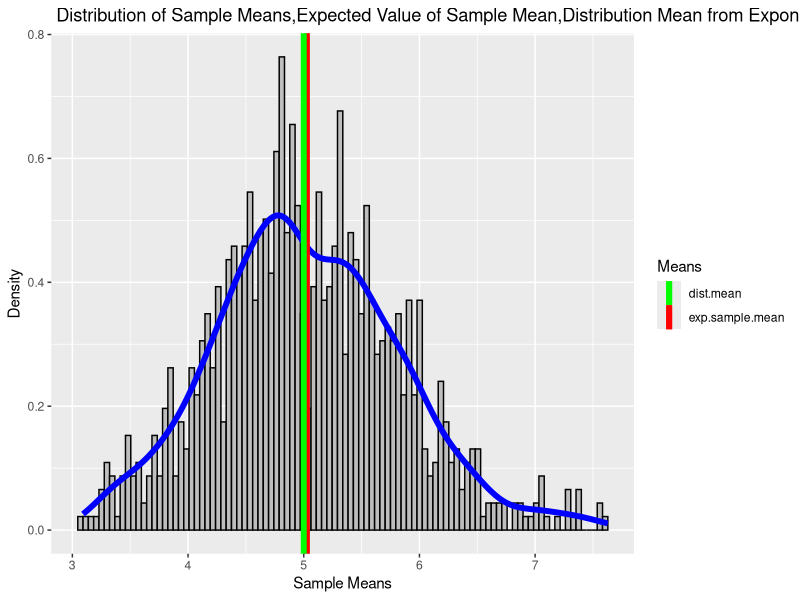
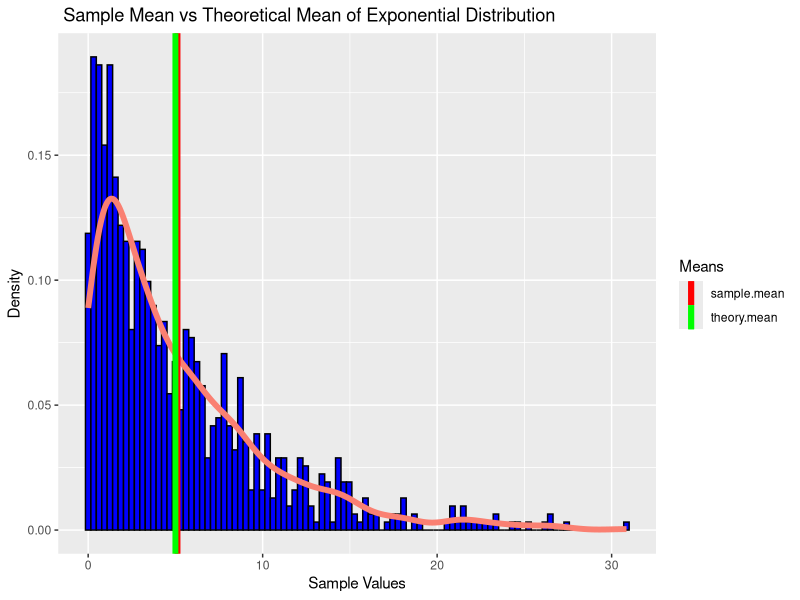

R code for these plots, in order: (Note: this script raises an error after producing the figures.)

## -------------------------------------------------------------------------
#                           Project Code                                    
## -------------------------------------------------------------------------
                   
#load libraries
library(ggplot2)
# Exponential Distribution Simulation
lambda <- 0.2
sims<-1000
pop <-40
#Distribution Stats
mean_dist <- (1/lambda)
sd_dist <- (1/lambda)
var_dist <- sd_dist^2

# sample sims*pop random numbers from the distribution 
exp_data<-rexp(sims*pop,lambda)

#Store it in a matrix with dimensions 1000 x 40 with each of 1000 rows of 40 elements each representing a sample
samp_exp_m <- matrix(exp_data,sims,pop)

# Generate Distribution of sample means - 1000 such means computed from 40 element samples
means_samp_vect <- apply(samp_exp_m,MARGIN = 1,FUN = mean)


# Stats for the distribution of sample means
mean_simulate <- mean(means_samp_vect)
sd_simulate  <- sd(means_samp_vect)
var_simulate <-sd_simulate^2

# Mean, Standard Deviation and Variance based on CLT
mean_clt_theory <-1/lambda              # Expected Value of mean of samples approximates mean of distribution
sd_clt_theory <- 1/(lambda*sqrt(pop))   # Standard Deviation of sample is sigma/sqrt(N) where N is sample size 
var_clt_theory <- 1/((lambda^2)*pop)

# Plot the Distribution of Sample Means and Expected Value of such Mean
# Show the sample mean and compare it to the theoretical mean of the distribution.
MeanDist <- ggplot(data = as.data.frame(means_samp_vect),mapping = aes(x = means_samp_vect, y=..density..))+
    geom_histogram(fill = 'grey',bins = 100, color= 'black') +
    geom_density(size =2, color="blue")+
    labs(title = " Distribution of Sample Means,Expected Value of Sample Mean,Distribution Mean from Exponential Distribution",x = 'Sample Means', y='Density')+
    geom_vline(aes(xintercept = mean_simulate, colour= "exp.sample.mean"), size = 2,show.legend = TRUE)+
    geom_vline(aes(xintercept = mean_clt_theory,color= "dist.mean"), size = 2,show.legend = TRUE)+
    scale_color_manual(name="Means", values=c(exp.sample.mean='red',dist.mean='green'))

print(MeanDist)         # plot of distribution
print("Expected Value of Distribution of Sample Means")
print(mean_simulate)    # expected value of sample means
print("Expected Value of Distribution of Sample Means as predicted by CLT")
print(mean_clt_theory)  # expected value of the sample means as predicted by CLT
print("Mean of underlying Exponential Distribution")
print(mean_dist)        # mean of exponential distribution

# Show how variable the sample is (via variance) and compare it to the theoretical variance of the distribution.
print("Variance of distribution of sample means")
print(var_simulate)   # Variance of distribution of sample means
print("Variance of distribution of sample means as predicted by CLT")
print(var_clt_theory) # Variance of distribution of sample means as predicted by CLT
print("Variance of underlying Exponential Distribution")
print(var_dist)       # Variance of exponential distribution


# Generate 1000 random exponentials. Compute mean and sd . 
rexp_sample <- rexp(1000,rate = lambda)
rexp_sample_mean <- mean(rexp_sample)
#rexp_sample_sd <- sd(rexp_sample)
#rexp_sample_var <-rexp_sample_sd^2

#Plot the exponential distribution
ExDist <- ggplot(data = as.data.frame(rexp_sample),mapping = aes(x = rexp_sample, y =..density..))+
    geom_histogram(fill = 'blue',bins = 100, color= 'black') +
    geom_density(size =2, color="salmon")+
    labs(title = " Sample Mean vs Theoretical Mean of Exponential Distribution",x = 'Sample Values', y='Density')+
    geom_vline(aes(xintercept = rexp_sample_mean, colour= "sample.mean"), size = 2,show.legend = TRUE)+
    geom_vline(aes(xintercept = mean_clt_theory,color= "theory.mean"), size = 2,show.legend = TRUE)+
    scale_color_manual(name="Means", values=c(sample.mean='red',theory.mean='green'))

print(ExDist)

#Plot the exponential distribution vs Distribution of Means
CompDist <- ggplot()+
    geom_histogram(data = as.data.frame(rexp_sample),mapping = aes(x = rexp_sample, y =..density..),fill = 'blue',bins = 100, color= 'black') +
    geom_density( data = as.data.frame(means_samp_vect),mapping = aes(x = means_samp_vect, y =..density..),size =1, color="red")+
    labs(title = " Sample Distribution vs Distribution of Means vs Theoretical Mean",x = 'Values', y='Density')+
    geom_vline(aes(xintercept = mean_clt_theory),color= "black", size = 2)+
    coord_cartesian(xlim=c(0:10))

print(CompDist)
















